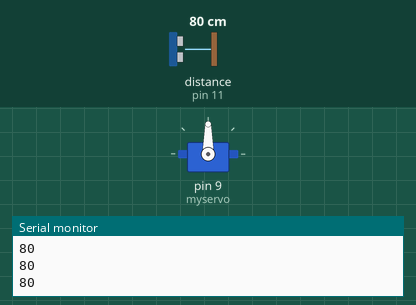
This program was run on a simulated Arduino Uno, built with avr-gcc and run on an emulated ATmega328P. On the bench: servo, the last lines printed to the serial monitor. Wiring (inferred from the names in the program): ultrasonic range finder: trigger pin 10; echo pin 11. The inputs (shaded band) are chosen by the test bench; at power-on: distance to the obstacle (sensor on pin 11) 80 cm. The echo pulse lasts 58.3 µs per cm.

Above: at 1.2 s.
1.3 s: distance to the obstacle (sensor on pin 11) set to 44 cm
2.8 s: distance to the obstacle (sensor on pin 11) set to 37 cm
At 2.95 s:
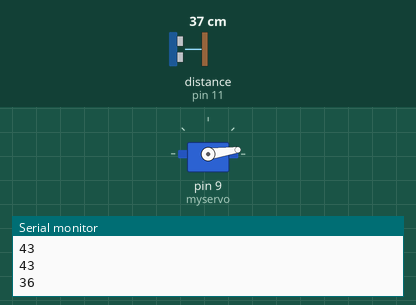
At 3.56 s:
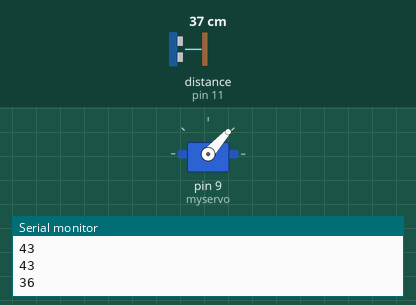
Timing chart, 0 to 11.8 s (numbered marks = the images above; inputs shaded):
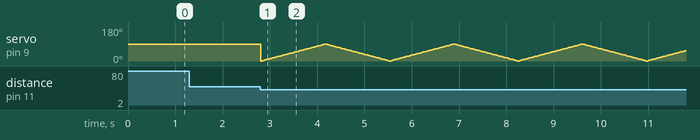

Measured:
- the behaviour switches between 42 and 41 cm on distance to the obstacle (sensor on pin 11) (found by bisection; images 0 and 1)

The program:

main.cpp
```cpp
#include <Arduino.h>
#include <Servo.h>
Servo myservo;

// khai báo biến
int trigpin=10;
int echopin=11;
int time,distance,pos=0;

// vận tóc của xung phát ra là 340m/s hay là 29.412 microSeconds/cm (106 / (340*100))
int speed=29.412;

void setup() {
  Serial.begin(9600);
  pinMode(trigpin,OUTPUT);
  pinMode(echopin,INPUT);
  myservo.attach(9);
}

// hàm để thùng rác mở ra
void open()
{
  for(pos = 0; pos < 90; pos += 1)
  {
    myservo.write(pos);
    delay(15);
  }
}
// hàm để đóng thùng rác lại
void closer()
{
  for(pos = 90; pos>=1; pos-=1)
  {
    myservo.write(pos);
    delay(15);
  }
}
void loop() {
  // phát xung
  digitalWrite(trigpin,0);
  delayMicroseconds(2);
  digitalWrite(trigpin,1);
  delayMicroseconds(10);
  digitalWrite(trigpin,0);
  //nhận xung
  time=pulseIn(echopin,1);
  // tính toán đưa về khoảng cách
  distance=int(time/2/speed);
  Serial.println(distance);
// điều kiện để hoạt động
  if (distance<=40)
  {
    open();
    delayMicroseconds(20);
    closer();
  }
    /// xinh chào các bạns
    ///xin chào các bạn
} 
```
